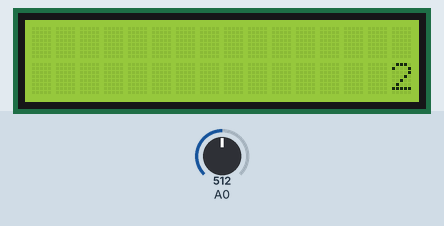
Bench run of a sketch on a simulated Arduino Uno, built with avr-gcc and run on an emulated ATmega328P. Shown: 16×2 character LCD. The inputs (shaded band) are chosen by the test bench; at power-on: A0 = 512.

Above: at 1.2 s.
1.3 s: A0 set to 716
At 2.4 s:
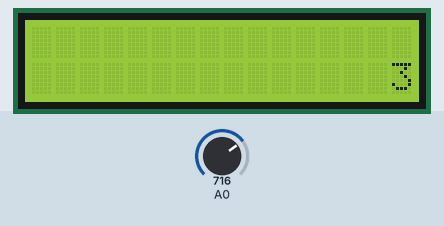
2.8 s: A0 set to 900
At 3.5 s:
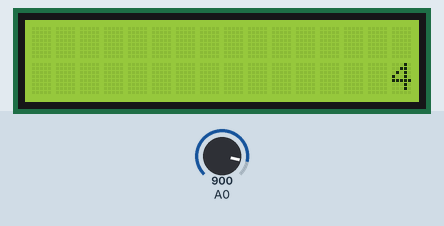
4.3 s: A0 set to 1023
At 4.7 s:
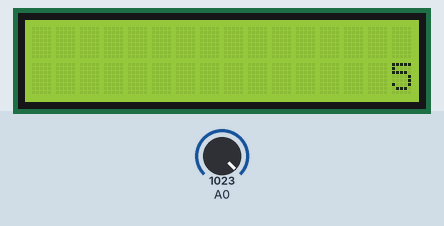
Timing chart, 0 to 7.3 s (numbered marks = the images above; inputs shaded):
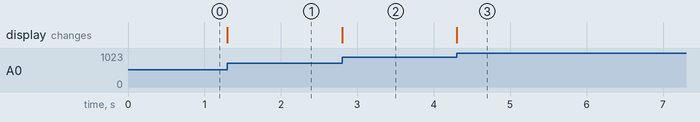

Measured:
- after the input at 1.3 s, the display: changes at once (image 1)
- after the input at 2.8 s, the display: changes at once (image 2)
- after the input at 4.3 s, the display: changes at once (image 3)

The sketch:

Projeto.ino
```cpp
#include <LiquidCrystal.h>

LiquidCrystal lcd(7, 6, 5, 4, 3, 2);

void setup() {
  lcd.begin(16, 2);
}

void loop() {
  lcd.setCursor(15, 1);

  float v = analogRead(0) * (5.0 / 1023.0);

  lcd.print(v);
}
```
